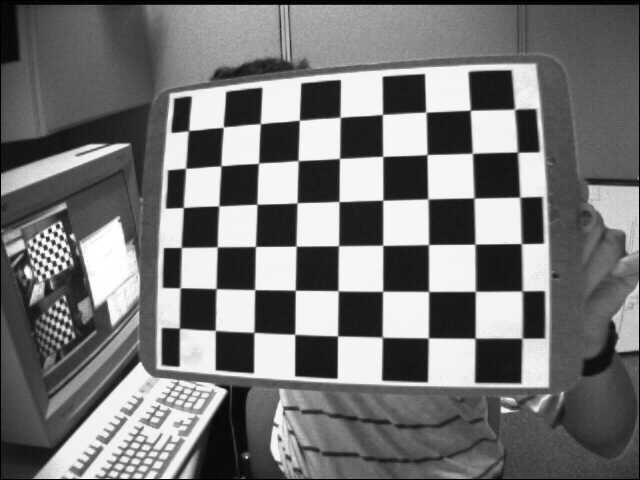
//> input picture src/ProjectsCpp/2DFeatures/HomographyConcenpts/Resources/left04.jpg, 640 x 480 px
$ ./2d_features_homography_pose_from_homography   (built with g++ and OpenCV 4)
//> lines starting //> are read from the running program, lines starting //| are printed output that depends on the picture; after the words box and inside, x2 and y2 are one past the last pixel; in counts of white or black regions, pixels touching at a corner belong together
//
// Created by 张晓民 on 2020/3/18.
//

#include <iostream>
#include <string>
#include <ctime>
#include <opencv2/opencv.hpp>
#include <opencv2/core.hpp>
#include <opencv2/imgproc/imgproc.hpp>
#include <opencv2/highgui/highgui.hpp>

using namespace std;
using namespace cv;

enum Pattern { CHESSBOARD, CIRCLES_GRID, ASYMMETRIC_CIRCLES_GRID };
/**
 * 计算棋盘格对象的角点坐标
 * @param boardSize
 * @param squareSize
 * @param corners
 * @param patternType
 */
void calcChessboardCorners(Size boardSize, float squareSize, vector<Point3f>& corners, Pattern patternType);

/**
 * 使用共面点估算摄像头的位置
 * @param img
 * @param intrinsicsPath
 * @param patternSize
 * @param squareSize
 */
void poseEstimationfromCoplannerPoints(Mat img, string &intrinsicsPath, const Size &patternSize, const float squareSize);


int main(int, char**)
{
    Mat imChessboard;

    // 棋盘格图片路径
    string chessBoardFilename = "Resources/left04.jpg";
    // 相机畸变参数
    string intrinsicsPath = "Resources/left_intrinsics.yml";
    // 棋盘格格数
    const Size patternSize(9,6);
    // 棋盘格各自大小
    const float squareSize = 0.025f;
    imChessboard = imread(chessBoardFilename, IMREAD_COLOR);
//> imChessboard is the input picture: 480 rows x 640 cols, CV_8UC3; min 0, max 255, mean 117.8

    // 使用棋盘格估计坐标
    poseEstimationfromCoplannerPoints(imChessboard, intrinsicsPath, patternSize, squareSize);

    waitKey();
    return EXIT_SUCCESS;
}

/**
 * 计算棋盘格对象的角点坐标
 * @param boardSize
 * @param squareSize
 * @param corners
 * @param patternType
 */
void calcChessboardCorners(Size boardSize, float squareSize, vector<Point3f>& corners, Pattern patternType = CHESSBOARD)
{
    corners.resize(0);

    switch (patternType)
    {
        case CHESSBOARD:
        case CIRCLES_GRID:
            //! [计算棋盘格对象的点]
            for (int i = 0; i < boardSize.height; ++i) {
                for (int j = 0; j < boardSize.width; ++j) {
                    corners.push_back(Point3f(float(j*squareSize), float(i*squareSize), 0));
                }
            }
            //! [计算棋盘格对象的点]
            break;
        case ASYMMETRIC_CIRCLES_GRID:
            for( int i = 0; i < boardSize.height; i++ )
                for( int j = 0; j < boardSize.width; j++ )
                    corners.push_back(Point3f(float((2*j + i % 2)*squareSize),
                                              float(i*squareSize), 0));
            break;
        default:
            CV_Error(Error::StsBadArg, "位置的标定类型!\n");
    }
}


/**
 * 使用共面点估算摄像头的位置
 * @param img
 * @param intrinsicsPath
 * @param patternSize
 * @param squareSize
 */
void poseEstimationfromCoplannerPoints(Mat img, string &intrinsicsPath, const Size &patternSize, const float squareSize)
{
//> called with patternSize = Size(9, 6), squareSize = 0.025
    imshow("image original", img);
    // 用于显示棋盘格的角点
    Mat img_corners = img.clone();
    // 用于显示姿态
    Mat img_pose = img.clone();

    // region 检测角点
    Mat imgGray;
    cvtColor(img, imgGray, COLOR_BGR2GRAY);
    // 棋盘格的角点
    vector<Point2f> corners;
    // 计算并绘制棋盘格的角点
    clock_t start = clock();
    bool found = findChessboardCorners(imgGray, patternSize, corners);
//> corners = 54 Points (x, y), first 12: [188.8, 130.7], [223.3, 127.2], [260.5, 123.6], [299.5, 120.2], [340.2, 117.3], [382.4, 114.5], [425.9, 112.1], [470.3, 110.2], [514.7, 109.7], [185.6, 168], [220.9, 166], [258.6, 163.1]; found = true
    double time = double(clock()-start)/CLOCKS_PER_SEC;
    cout << "检测角点耗时 : " << int(time*1000) << " 微秒"<< endl;

    if (!found){
        cout << "未能检测到棋盘格角点!" << endl;
        return;
    }
    drawChessboardCorners(img_corners, patternSize, corners, found);
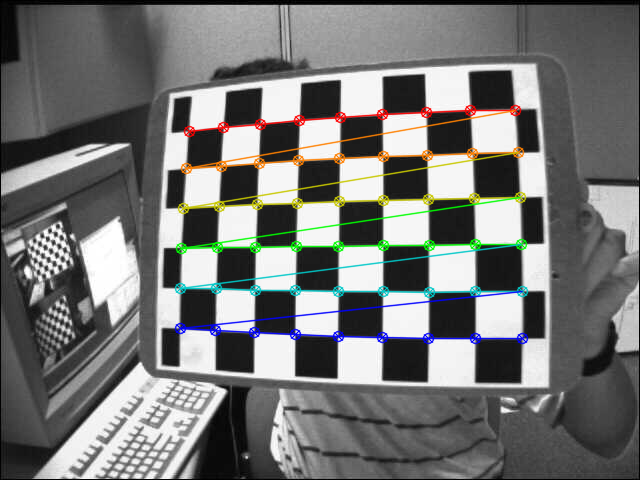
//> img_corners: 480 rows x 640 cols, CV_8UC3; 4.98% of pixels changed, all inside (x1, y1, x2, y2) = (174, 104, 529, 345)
    imshow("Chessboard Corners Detection", img_corners);
    //endregion

    //! [计算对象点]
    vector<Point3f> objectPoints;
    calcChessboardCorners(patternSize, squareSize, objectPoints, CHESSBOARD);
    // 进行homography估计的话，必须移除z轴
    vector<Point2f> objectPointsPlanar;
    for (auto & objectPoint : objectPoints) {
        objectPointsPlanar.push_back(Point2f(objectPoint.x, objectPoint.y));
    }
    //! [计算对象点]

    //! [加载摄像机参数]
    FileStorage fs(samples::findFile(intrinsicsPath), FileStorage::READ);
    Mat cameraMatix, distCoeffs;
    fs["camera_matrix"] >> cameraMatix;
    fs["distortion_coefficients"] >> distCoeffs;
    //! [加载摄像机参数]

    //! [计算理想成像平面的点]
    vector<Point2f> imagePoints;
    undistortPoints(corners, imagePoints, cameraMatix, distCoeffs);
//> imagePoints = 54 Points (x, y), first 12: [-0.297, -0.203], [-0.228, -0.208], [-0.156, -0.213], [-0.0811, -0.219], [-0.00394, -0.224], [0.0761, -0.23], [0.16, -0.236], [0.247, -0.242], [0.338, -0.247], [-0.301, -0.13], [-0.231, -0.132], [-0.158, -0.137]
    //! [计算理想成像平面的点]

    //! [估算homography变换矩阵]
    Mat H = findHomography(objectPointsPlanar, imagePoints);
//> H = [[2.93, -0.0326, -0.297], [-0.0447, 3, -0.204], [-0.713, -0.336, 1]]
    cout << "H:\n" << H << endl;
//| H:
//| [2.93383923347959, -0.03262461241204176, -0.2971975461195447;
//|  -0.04474707816202662, 3.002974582375112, -0.2036197480797356;
//|  -0.713191725808086, -0.3361504433084208, 0.9999999999999999]
    //! [估算homography变换矩阵]

    //! [提取姿态矩阵]
    // 进行归一化操作确保||c1||=1
    double norm = sqrt(H.at<double>(0,0) * H.at<double>(0,0) +
                       H.at<double>(1,0) * H.at<double>(1,0) +
                       H.at<double>(2,0) * H.at<double>(2,0));
//> norm = 3.02
    H /= norm;
//> H = [[0.972, -0.0108, -0.0984], [-0.0148, 0.994, -0.0674], [-0.236, -0.111, 0.331]]
    Mat c1  = H.col(0);
//> c1 = [0.972, -0.0148, -0.236]
    Mat c2  = H.col(1);
//> c2 = [-0.0108, 0.994, -0.111]
    Mat c3 = c1.cross(c2);
//> c3 = [0.237, 0.111, 0.966]

    // 平移向量
    Mat tvec = H.col(2);
//> tvec = [-0.0984, -0.0674, 0.331]

    // 旋转矩阵
    Mat R(3, 3, CV_64F);
    for (int i = 0; i < 3; i++)
    {
        R.at<double>(i,0) = c1.at<double>(i,0);
        R.at<double>(i,1) = c2.at<double>(i,0);
        R.at<double>(i,2) = c3.at<double>(i,0);
    }
    //! [提取姿态矩阵]

    //! [旋转矩阵的极分解]
    cout << "R (极分解前):\n" << R << "\ndet(R): " << determinant(R) << endl;
//| R (极分解前):
//| [0.9715947319833186, -0.01080423943848588, 0.2365348542635878;
//|  -0.01481881655877492, 0.9944901722017832, 0.1107120650540804;
//|  -0.2361865353022072, -0.1113223915425531, 0.9660813062781398]
//| det(R): 1.00152
    Mat W, U, Vt;
    SVDecomp(R, W, U, Vt);
//> W = [1, 1, 1]; U = [[0.433, 0.236, -0.87], [0.877, 0.111, 0.467], [-0.207, 0.965, 0.159]]; Vt = [[0.456, 0.89, 0], [0, 0, 1], [-0.89, 0.456, 0]]
    R = U*Vt;
//> R = [[0.972, -0.0113, 0.236], [-0.0153, 0.994, 0.111], [-0.236, -0.111, 0.965]]
    cout << "R (极分解后):\n" << R << "\ndet(R): " << determinant(R) << endl;
//| R (极分解后):
//| [0.9716008503435699, -0.01130959542644222, 0.2363554117487942;
//|  -0.01534447849532522, 0.9937434155181454, 0.1106280755235177;
//|  -0.2361277929244212, -0.1111130827833556, 0.9653484076969417]
//| det(R): 1
    //! [旋转矩阵的极分解]

    //! [显示姿态坐标轴]
    Mat rvec;
    Rodrigues(R, rvec);
//> rvec = [-0.112, 0.239, -0.00204]
    drawFrameAxes(img_pose, cameraMatix, distCoeffs, rvec, tvec, 2*squareSize);
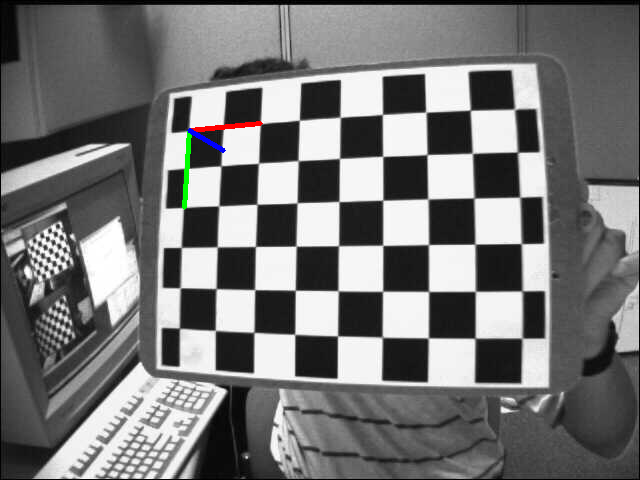
//> img_pose: 480 rows x 640 cols, CV_8UC3; 0.3% of pixels changed, all inside (x1, y1, x2, y2) = (182, 121, 263, 210)
    imshow("Pose from coplanar points", img_pose);

}

$ run again, with src/ProjectsCpp/2DFeatures/HomographyConcenpts/Resources/left01.jpg copied over src/ProjectsCpp/2DFeatures/HomographyConcenpts/Resources/left04.jpg
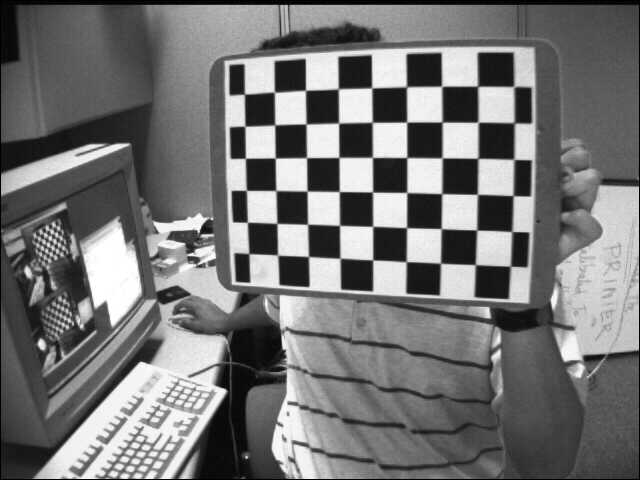
//> input picture src/ProjectsCpp/2DFeatures/HomographyConcenpts/Resources/left01.jpg, 640 x 480 px
//> imChessboard is the input picture: 480 rows x 640 cols, CV_8UC3; min 0, max 255, mean 116.6
//> corners = 54 Points (x, y), first 12: [244.4, 94.33], [274.6, 92.24], [305.5, 90.4], [338.4, 88.84], [371.6, 87.98], [406.8, 86.92], [441.6, 86.37], [477.6, 86.38], [514, 86.8], [245, 126.5], [275, 124.8], [306, 124]; found = true
//> in poseEstimationfromCoplannerPoints, `drawChessboardCorners(img_corners, patternSize, corners, found);`:
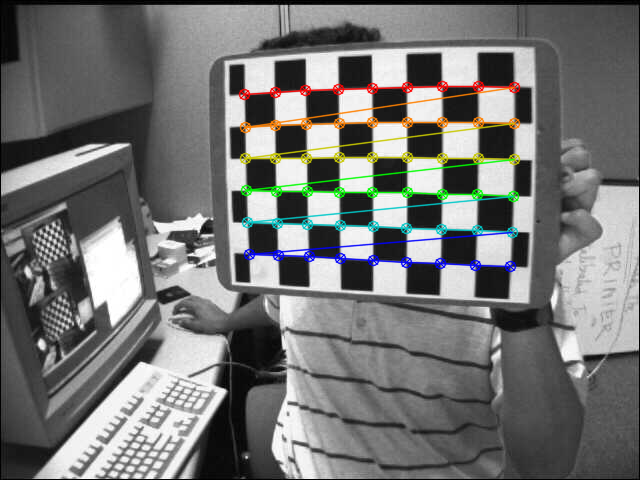
//> img_corners: 480 rows x 640 cols, CV_8UC3; 4.21% of pixels changed, all inside (x1, y1, x2, y2) = (238, 80, 521, 273)
//> imagePoints = 54 Points (x, y), first 12: [-0.188, -0.272], [-0.13, -0.275], [-0.0702, -0.277], [-0.00746, -0.28], [0.056, -0.282], [0.124, -0.285], [0.192, -0.288], [0.264, -0.291], [0.339, -0.294], [-0.185, -0.208], [-0.128, -0.21], [-0.0686, -0.211]
//> in poseEstimationfromCoplannerPoints, `Mat H = findHomography(objectPointsPlanar, imagePoints);`: H = [[2.41, 0.0243, -0.188], [0.09, 2.47, -0.273], [-0.668, 0.409, 1]]
//| H:
//| [2.406026596718124, 0.02426529079088445, -0.1879693134499268;
//|  0.09004141362927243, 2.467308219286581, -0.2725820133338208;
//|  -0.6680170230666183, 0.4085346797193838, 1]
//> norm = 2.5
//> in poseEstimationfromCoplannerPoints, `H /= norm;`: H = [[0.963, 0.00971, -0.0752], [0.036, 0.987, -0.109], [-0.267, 0.164, 0.4]]
//> c1 = [0.963, 0.036, -0.267]
//> c2 = [0.00971, 0.987, 0.164]
//> c3 = [0.27, -0.16, 0.95]
//> tvec = [-0.0752, -0.109, 0.4]
//| R (极分解前):
//| [0.962925503663337, 0.009711308839320832, 0.2698867624906441;
//|  0.03603583338928636, 0.9874512663284415, -0.1600358820511028;
//|  -0.2673497580074614, 0.1635012941125915, 0.9504920528649887]
//| det(R): 1.00189
//> W = [1, 1, 1]; U = [[0.433, 0.27, -0.86], [0.901, -0.16, 0.403], [0.0288, 0.95, 0.312]]; Vt = [[0.441, 0.897, 0], [0, 0, 1], [-0.897, 0.441, 0]]
//> R = [[0.963, 0.00911, 0.27], [0.0354, 0.986, -0.16], [-0.267, 0.164, 0.95]]
//| R (极分解后):
//| [0.962920113375761, 0.009114232170392811, 0.2696326872401708;
//|  0.03543294640209327, 0.986499479016229, -0.1598852219874464;
//|  -0.2674497365219827, 0.1635105766384939, 0.9495972460794466]
//| det(R): 1
//> rvec = [0.164, 0.273, 0.0134]
//> in poseEstimationfromCoplannerPoints, `drawFrameAxes(img_pose, cameraMatix, distCoeffs, rvec, tvec, 2*squareS..`:
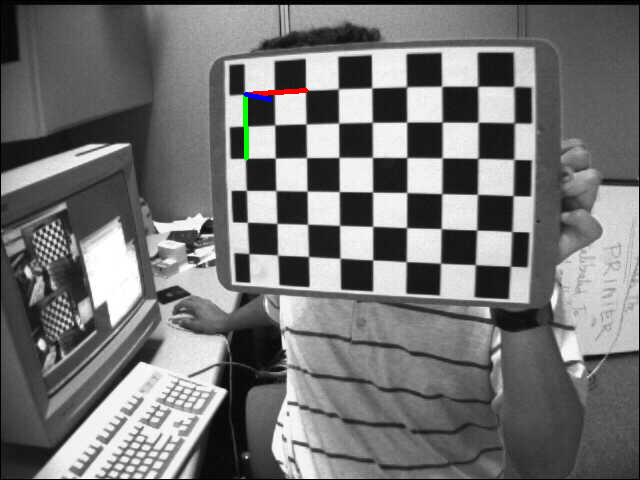
//> img_pose: 480 rows x 640 cols, CV_8UC3; 0.23% of pixels changed, all inside (x1, y1, x2, y2) = (243, 88, 309, 161)

$ run again, with src/ProjectsCpp/2DFeatures/HomographyConcenpts/Resources/left02.jpg copied over src/ProjectsCpp/2DFeatures/HomographyConcenpts/Resources/left04.jpg
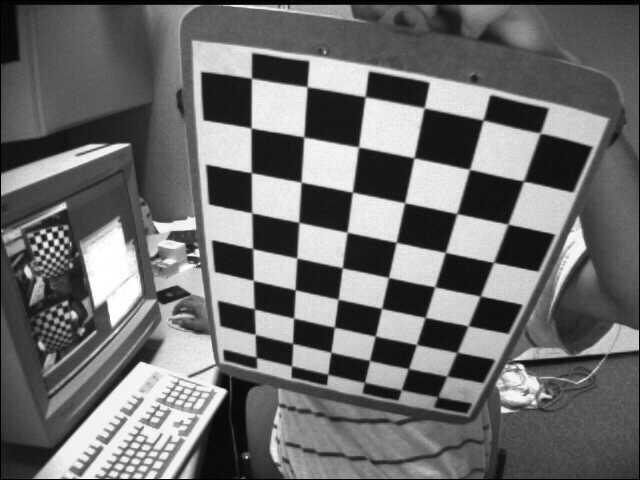
//> input picture src/ProjectsCpp/2DFeatures/HomographyConcenpts/Resources/left02.jpg, 640 x 480 px
//> imChessboard is the input picture: 480 rows x 640 cols, CV_8UC3; min 0, max 255, mean 109
//> corners = 54 Points (x, y), first 12: [256.6, 357.4], [255.3, 334.5], [254.8, 309], [253.3, 280.1], [252.5, 248], [251.8, 212.8], [251.2, 172.4], [251.4, 128.3], [251.5, 78.36], [291.6, 366], [292.6, 343.4], [293.6, 318.2]; found = true
//> in poseEstimationfromCoplannerPoints, `drawChessboardCorners(img_corners, patternSize, corners, found);`:
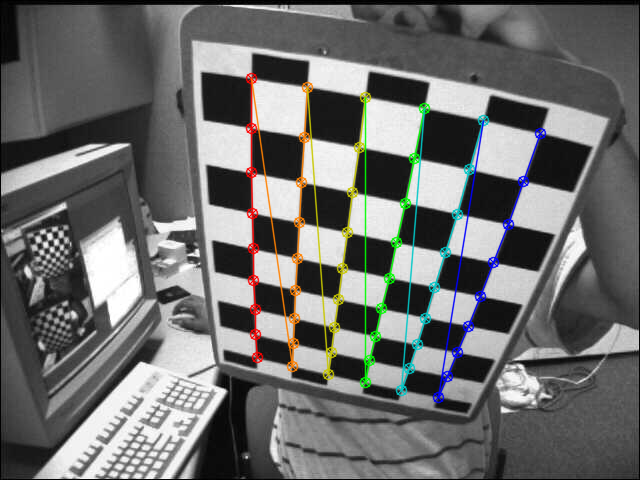
//> img_corners: 480 rows x 640 cols, CV_8UC3; 4.39% of pixels changed, all inside (x1, y1, x2, y2) = (245, 72, 547, 404)
//> imagePoints = 54 Points (x, y), first 12: [-0.163, 0.232], [-0.165, 0.187], [-0.165, 0.139], [-0.168, 0.0838], [-0.169, 0.0234], [-0.17, -0.043], [-0.172, -0.119], [-0.173, -0.204], [-0.175, -0.304], [-0.0962, 0.248], [-0.094, 0.204], [-0.0916, 0.155]
//> in poseEstimationfromCoplannerPoints, `Mat H = findHomography(objectPointsPlanar, imagePoints);`: H = [[0.27, 2.75, -0.164], [-2.11, 0.563, 0.231], [-1.85, -0.241, 1]]
//| H:
//| [0.2700983453227512, 2.748591116139565, -0.1643909041248591;
//|  -2.114290932032039, 0.5633427373732992, 0.2314804288300669;
//|  -1.85392033902881, -0.2411588307852917, 1]
//> norm = 2.82
//> in poseEstimationfromCoplannerPoints, `H /= norm;`: H = [[0.0956, 0.973, -0.0582], [-0.748, 0.199, 0.0819], [-0.656, -0.0854, 0.354]]
//> c1 = [0.0956, -0.748, -0.656]
//> c2 = [0.973, 0.199, -0.0854]
//> c3 = [0.195, -0.63, 0.747]
//> tvec = [-0.0582, 0.0819, 0.354]
//| R (极分解前):
//| [0.09561258034101729, 0.972978522332192, 0.1947661098957509;
//|  -0.748441503266661, 0.199418669789593, -0.6303767380888453;
//|  -0.6562724667914029, -0.08536823154489079, 0.7472844414872365]
//| det(R): 0.993743
//> W = [1, 0.997, 0.997]; U = [[0.0646, 0.195, 0.979], [-0.754, -0.632, 0.176], [-0.653, 0.75, -0.107]]; Vt = [[0.999, -0.0318, 0], [0, 0, 1], [0.0318, 0.999, 0]]
//> R = [[0.0957, 0.976, 0.195], [-0.748, 0.2, -0.632], [-0.656, -0.0857, 0.75]]
//| R (极分解后):
//| [0.09571004632265775, 0.9760465622553866, 0.1953783389794174;
//|  -0.748421538452216, 0.1999705503859049, -0.6323582685149108;
//|  -0.6562810280769453, -0.0857023178671364, 0.7496334603647757]
//| det(R): 1
//> rvec = [0.423, 0.659, -1.34]
//> in poseEstimationfromCoplannerPoints, `drawFrameAxes(img_pose, cameraMatix, distCoeffs, rvec, tvec, 2*squareS..`:
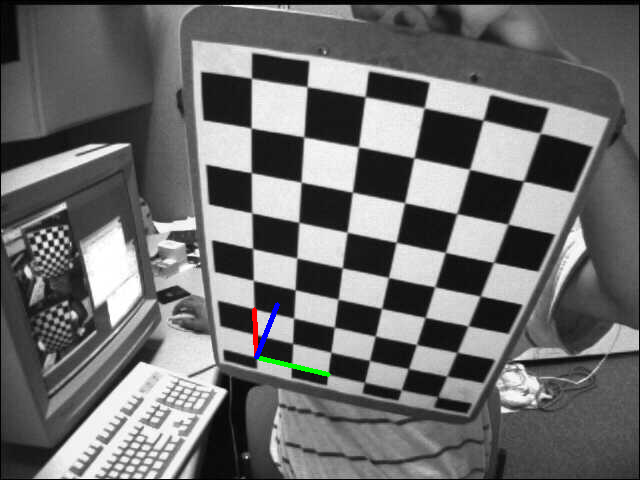
//> img_pose: 480 rows x 640 cols, CV_8UC3; 0.28% of pixels changed, all inside (x1, y1, x2, y2) = (252, 302, 331, 377)

$ run again, with src/ProjectsCpp/2DFeatures/HomographyConcenpts/Resources/camera_calibration_square_chess.jpg copied over src/ProjectsCpp/2DFeatures/HomographyConcenpts/Resources/left04.jpg
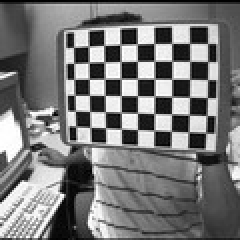
//> input picture src/ProjectsCpp/2DFeatures/HomographyConcenpts/Resources/camera_calibration_square_chess.jpg, 120 x 120 px (shown 2 times larger)
//> imChessboard is the input picture: 120 rows x 120 cols, CV_8UC3; min 0, max 255, mean 120.3
//> corners = 54 Points (x, y), first 12: [36.57, 23.43], [44.12, 22.87], [51.75, 22.42], [59.91, 22.02], [68.31, 21.73], [76.9, 21.5], [85.61, 21.43], [94.58, 21.44], [103.5, 21.53], [36.69, 31.39], [44.18, 31.02], [51.93, 30.74]; found = true
//> in poseEstimationfromCoplannerPoints, `drawChessboardCorners(img_corners, patternSize, corners, found);`:
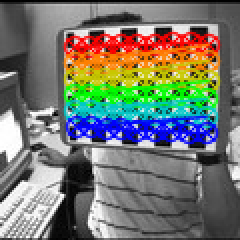
//> img_corners: 120 rows x 120 cols, CV_8UC3 (shown 2 times larger); mean B, G, R 109.5, 119.8, 116.5
//> imagePoints = 54 Points (x, y), first 12: [-0.652, -0.454], [-0.635, -0.454], [-0.618, -0.455], [-0.599, -0.455], [-0.58, -0.454], [-0.56, -0.453], [-0.54, -0.452], [-0.52, -0.45], [-0.499, -0.448], [-0.651, -0.436], [-0.634, -0.436], [-0.616, -0.436]
//> in poseEstimationfromCoplannerPoints, `Mat H = findHomography(objectPointsPlanar, imagePoints);`: H = [[1.07, 0.02, -0.653], [0.298, 0.69, -0.456], [-0.591, 0.0609, 1]]
//| H:
//| [1.069501074879541, 0.0200242553863583, -0.6527999420353767;
//|  0.2980459778729122, 0.6897980909449499, -0.4556957955214284;
//|  -0.5910015924067609, 0.06088804642883483, 1]
//> norm = 1.26
//> in poseEstimationfromCoplannerPoints, `H /= norm;`: H = [[0.85, 0.0159, -0.519], [0.237, 0.548, -0.362], [-0.47, 0.0484, 0.795]]
//> c1 = [0.85, 0.237, -0.47]
//> c2 = [0.0159, 0.548, 0.0484]
//> c3 = [0.269, -0.0486, 0.463]
//> tvec = [-0.519, -0.362, 0.795]
//| R (极分解前):
//| [0.8503256568709983, 0.0159206367480047, 0.2691741579105616;
//|  0.2369667014510368, 0.5484361152766389, -0.04864524910455707;
//|  -0.4698862199195891, 0.04841011317452136, 0.4625766391992117]
//| det(R): 0.288798
//> W = [1.01, 0.537, 0.532]; U = [[0.833, 0.501, -0.236], [0.322, -0.0905, 0.943], [-0.451, 0.861, 0.236]]; Vt = [[0.986, 0.166, 0], [0, 0, 1], [-0.166, 0.986, 0]]
//> R = [[0.86, -0.0944, 0.501], [0.16, 0.983, -0.0905], [-0.484, 0.158, 0.861]]
//| R (极分解后):
//| [0.8603558896654853, -0.09436201500026706, 0.5008827739531482;
//|  0.1604986728581879, 0.9828765729787051, -0.09051971222002814;
//|  -0.4837643218848114, 0.158270188016334, 0.8607686265522245]
//| det(R): 1
//> rvec = [0.131, 0.518, 0.134]
//> in poseEstimationfromCoplannerPoints, `drawFrameAxes(img_pose, cameraMatix, distCoeffs, rvec, tvec, 2*squareS..`:
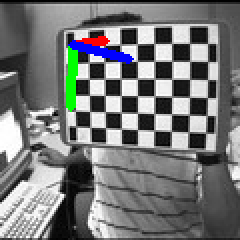
//> img_pose: 120 rows x 120 cols, CV_8UC3 (shown 2 times larger); 2.44% of pixels changed, all inside (x1, y1, x2, y2) = (33, 18, 67, 56)
